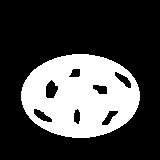
#> input picture Alpa_Matting/trimap_generator/images/test_images/test_image_11.png, 160 x 160 px
$ python trimap_module.py
#> lines starting #> are read from the running program, lines starting #| are printed output that depends on the picture; after the words box and inside, x2 and y2 are one past the last pixel; in counts of white or black regions, pixels touching at a corner belong together
#!/usr/bin/env python
import cv2, os, sys
import numpy as np

def extractImage(path):
    # error handller if the intended path is not found
#> called with path = './images/test_images/test_image_11.png'
    image = cv2.imread(path, cv2.IMREAD_GRAYSCALE)
#> image: shape (160, 160); 27.8% white; 1 white region, box (x1, y1, x2, y2) and area: (21, 54, 140, 138) 7118
    return image

def checkImage(image):
    """
    Args:
        image: input image to be checked
    Returns:
        binary image
    Raises:
        RGB image, grayscale image, all-black, and all-white image

    """
    if len(image.shape) > 2:
        print(len(image.shape))
        print("ERROR: non-binary image (RGB)"); sys.exit();

    smallest = image.min(axis=0).min(axis=0) # lowest pixel value: 0 (black)
    largest  = image.max(axis=0).max(axis=0) # highest pixel value: 1 (white)

    if (smallest == 0 and largest == 0):
        print("ERROR: non-binary image (all black)"); sys.exit()
    elif (smallest == 255 and largest == 255):
        print("ERROR: non-binary image (all white)"); sys.exit()
    elif (smallest > 0 or largest < 255 ):
        print("ERROR: non-binary image (grayscale)"); sys.exit()
    else:
        return True

class Toolbox:
    def __init__(self, image):
        self.image = image

    @property
    def printImage(self):
        """
        Print image into a file for checking purpose
        unitTest = Toolbox(image);
        unitTest.printImage(image);
        """
        f = open("image_results.dat", "w+")
        for i in range(0, self.image.shape[0]):
            for j in range(0, self.image.shape[1]):
                f.write("%d " %self.image[i,j])
            f.write("\n")
        f.close()

    @property
    def displayImage(self):
        """
        Display the image on a window
        Press any key to exit
        """
        cv2.imshow('Displayed Image', self.image)
        cv2.waitKey(0)
        cv2.destroyAllWindows()

    def saveImage(self, title, extension):
        """
        Save as a specific image format (bmp, png, or jpeg)
        """
        cv2.imwrite("{}.{}".format(title,extension), self.image)

    def morph_open(self, image, kernel):
        """
        Remove all white noises or speckles outside images
        Need to tune the kernel size
        Instruction:
        unit01 = Toolbox(image);
        kernel = np.ones( (9,9), np.uint8 );
        morph  = unit01.morph_open(input_image, kernel);
        """
        bin_open = cv2.morphologyEx(self.image, cv2.MORPH_OPEN, kernel)
        return bin_open

    def morph_close(self, image, kernel):
        """
        Remove all black noises or speckles inside images
        Need to tune the kernel size
        Instruction:
        unit01 = Toolbox(image);
        kernel = np.ones( (11,11)_, np.uint8 );
        morph  = unit01.morph_close(input_image, kernel);
        """
        bin_close = cv2.morphologyEx(self.image, cv2.MORPH_CLOSE, kernel)
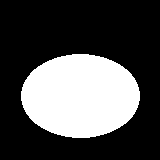
#> bin_close: shape (160, 160); 30.6% white; 1 white region, box (x1, y1, x2, y2) and area: (21, 54, 140, 138) 7837
        return bin_close


def trimap(image, name, size, number, erosion=False):
    """
    This function creates a trimap based on simple dilation algorithm
    Inputs [4]: a binary image (black & white only), name of the image, dilation pixels
                the last argument is optional; i.e., how many iterations will the image get eroded
    Output    : a trimap
    """
#> called with name = 'test_image', size = 10, number = '1', erosion = False
    checkImage(image)
#> in checkImage, `smallest = image.min(axis=0).min(axis=0)`: smallest = 0
#> in checkImage, `largest  = image.max(axis=0).max(axis=0)`: largest = 255
    row    = image.shape[0]
#> row = 160
    col    = image.shape[1]
#> col = 160
    pixels = 2*size + 1      ## Double and plus 1 to have an odd-sized kernel
    kernel = np.ones((pixels,pixels),np.uint8)   ## Pixel of extension I get

    if erosion is not False:
        erosion = int(erosion)
        erosion_kernel = np.ones((3,3), np.uint8)                     ## Design an odd-sized erosion kernel
        image = cv2.erode(image, erosion_kernel, iterations=erosion)  ## How many erosion do you expect
        image = np.where(image > 0, 255, image)                       ## Any gray-clored pixel becomes white (smoothing)
        # Error-handler to prevent entire foreground annihilation
        if cv2.countNonZero(image) == 0:
            print("ERROR: foreground has been entirely eroded")
            sys.exit()

    dilation  = cv2.dilate(image, kernel, iterations = 1)
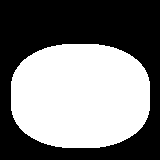
#> dilation: shape (160, 160); 48% white; 1 white region, box (x1, y1, x2, y2) and area: (11, 44, 150, 148) 12297

    dilation  = np.where(dilation == 255, 127, dilation) 	## WHITE to GRAY
    remake    = np.where(dilation != 127, 0, dilation)		## Smoothing
    remake    = np.where(image > 127, 200, dilation)		## mark the tumor inside GRAY
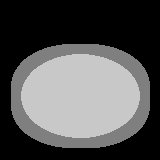
#> remake: shape (160, 160); min 0, max 200, mean 83.4

    remake    = np.where(remake < 127, 0, remake)		## Embelishment
    remake    = np.where(remake > 200, 0, remake)		## Embelishment
    remake    = np.where(remake == 200, 255, remake)		## GRAY to WHITE
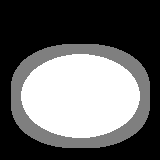
#> remake: shape (160, 160); min 0, max 255, mean 100.2

    #############################################
    # Ensures only three pixel values available #
    # TODO: Optimization with Cython            #
    #############################################
    for i in range(0,row):
        for j in range (0,col):
            if (remake[i,j] != 0 and remake[i,j] != 255):
                remake[i,j] = 127

    path = "./images/results/"  ## Change the directory
    new_name = '{}px_'.format(size) + name + '_{}.png'.format(number)
    cv2.imwrite(os.path.join(path, new_name) , remake)


#############################################
###             TESTING SECTION           ###
#############################################
if __name__ == '__main__':
    path  = "./images/test_images/test_image_11.png"
    image = extractImage(path)

    size = 10
    number = path[-5]
    title = "test_image"

    unit01  = Toolbox(image);
    kernel1 = np.ones( (11,11), np.uint8 )
    unit01.displayImage

    opening = unit01.morph_close(image,kernel1)
    trimap(opening, title, size, number, erosion=False)
    unit02  = Toolbox(opening)
    unit02.displayImage

    ########################################################
    ## Default instruction (no binary opening or closing  ##
    ## trimap(image, title, size, number, erosion=False); ##
    ########################################################
